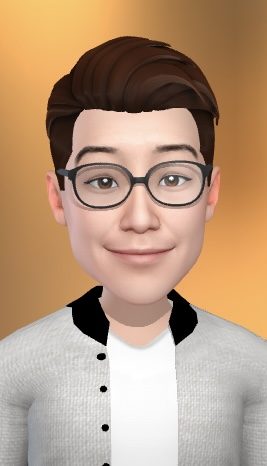
#> input picture IMG_6693.jpg, 267 x 466 px
$ jupyter execute opencv02.ipynb
#> lines starting #> are read from the running program, lines starting #| are printed output that depends on the picture; after the words box and inside, x2 and y2 are one past the last pixel; in counts of white or black regions, pixels touching at a corner belong together
#> further down, img is the input picture: shape (466, 267, 3); mean B, G, R 125.2, 152, 182.8
[cell 1]
# import cv
import cv2 as cv
import matplotlib.pyplot as plt

[cell 2]
# Detect a face

def face_detect_test():
    gray_img = cv.cvtColor(img, cv.COLOR_BGR2GRAY)
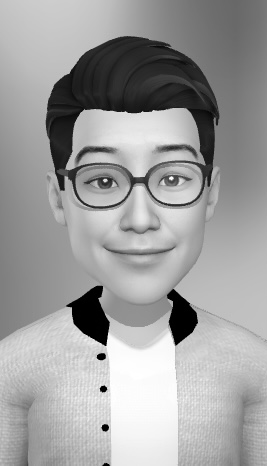
#> gray_img: shape (466, 267); min 0, max 255, mean 158.2
    face_detect=cv.CascadeClassifier('haarcascade_frontalface_alt2.xml')
    face = face_detect.detectMultiScale(gray_img)
#> face = [[42, 107, 189, 189]]
    for x,y,w,h in face:
        cv.rectangle(img,(x,y),(x+w, y+h), color=(0,0,255), thickness=2)
#> this loop made 1 pass
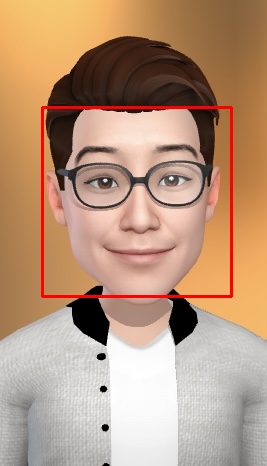
#> img: shape (466, 267, 3); 1.82% of pixels changed, all inside (x1, y1, x2, y2) = (41, 106, 233, 298)
    plt.imshow(cv.cvtColor(img, cv.COLOR_BGR2RGB))
    plt.title("Result")

# I put the 'haarcascade_frontalface_alt2.xml', 'IMG_6693.jpg', and this ipynb file under the same folder.
# Otherwise, please state the right path.

img = cv.imread('IMG_6693.jpg')
face_detect_test()
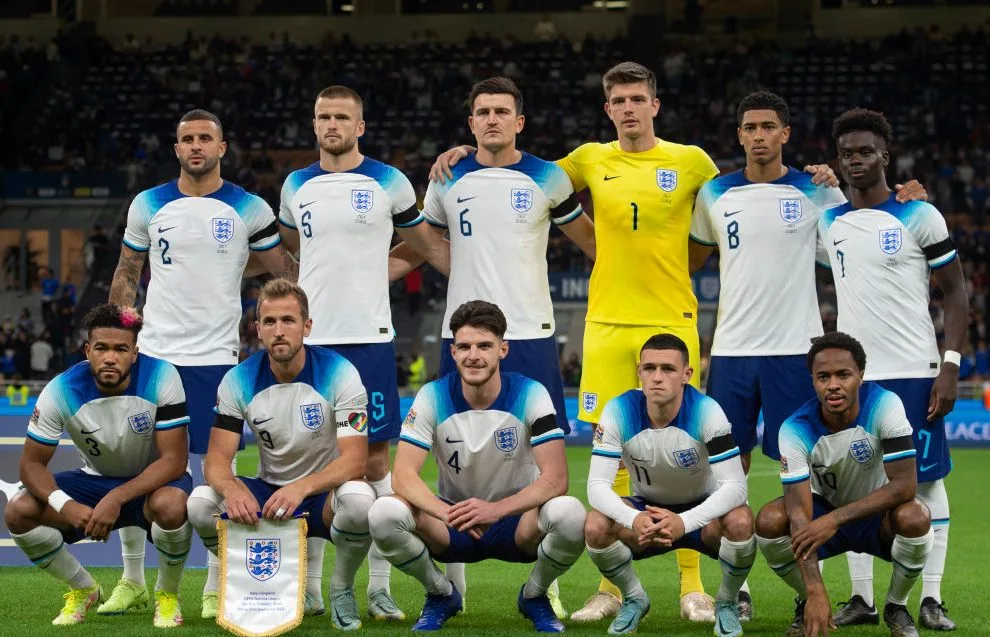
#> input picture SoccerTeam_England_Worldcup_2022.jpg, 990 x 637 px
#> further down, img is the input picture: shape (637, 990, 3); mean B, G, R 82, 97.5, 95

[cell 3]
# Detect multiple faces

def face_detect_test():
    gray_img = cv.cvtColor(img, cv.COLOR_BGR2GRAY)
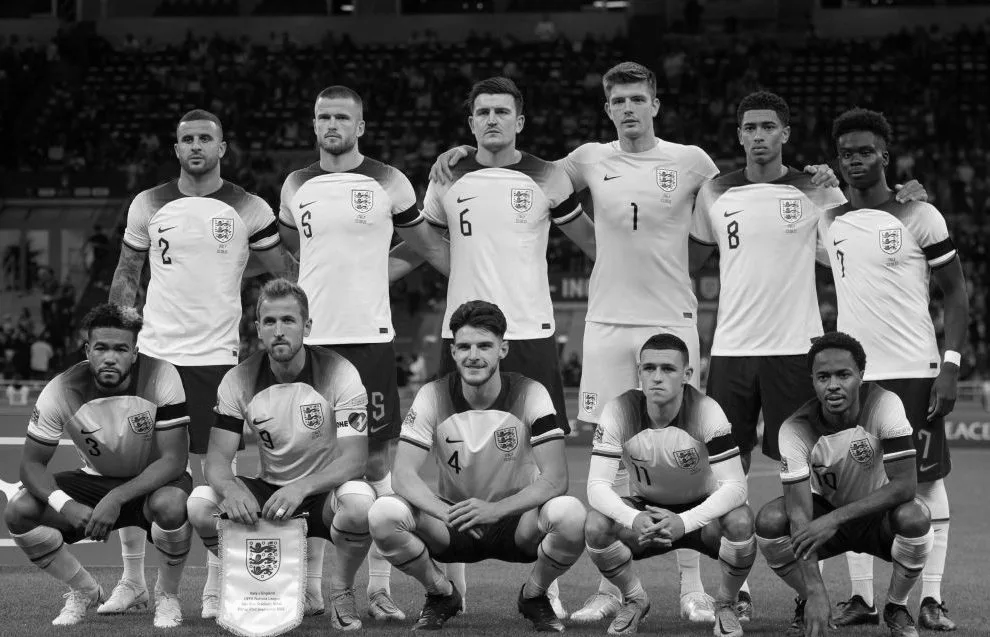
#> gray_img: shape (637, 990); min 0, max 255, mean 95
    face_detect=cv.CascadeClassifier('haarcascade_frontalface_alt2.xml')
    face = face_detect.detectMultiScale(gray_img)
#> face = [[307, 97, 53, 53], [601, 79, 55, 55], [466, 91, 54, 54], [252, 299, 56, 56], [447, 326, 54, 54], [633, 349, 52, 52], [732, 107, 54, 54], [169, 117, 55, 55], [830, 131, 55, 55], [83, 328, 54, 54], [806, 354, 57, 57]]
    for x,y,w,h in face:
        cv.rectangle(img,(x,y),(x+w, y+h), color=(0,0,255), thickness=2)
#> this loop made 11 passes
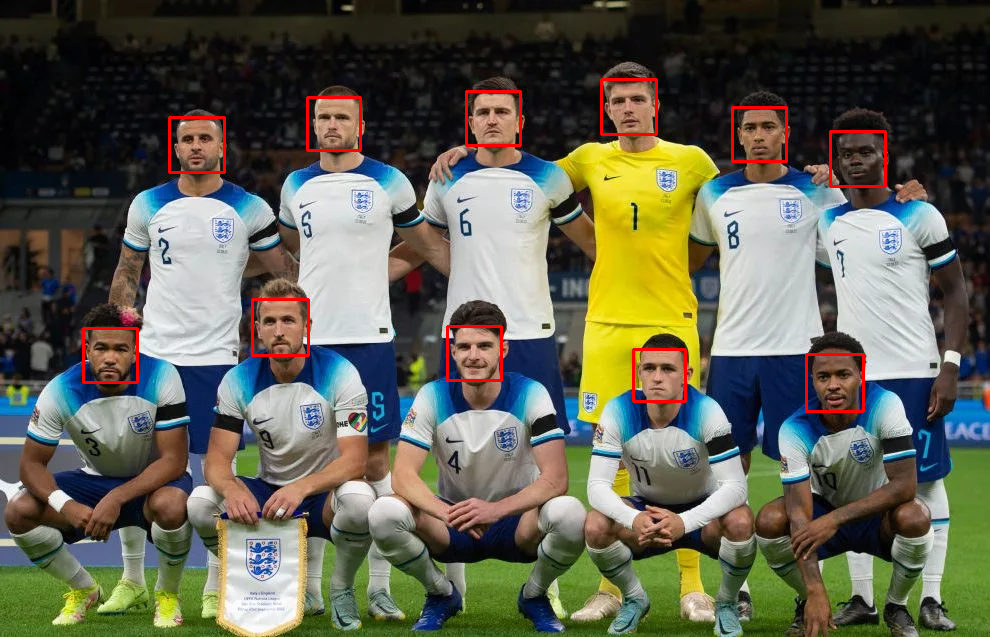
#> img: shape (637, 990, 3); 1.13% of pixels changed, all inside (x1, y1, x2, y2) = (82, 78, 887, 413)
    plt.imshow(cv.cvtColor(img, cv.COLOR_BGR2RGB))
    plt.title("Result")

# I put the 'haarcascade_frontalface_alt2.xml', 'SoccerTeam_England_Worldcup_2022.jpg', and this ipynb file under the same folder.
# Otherwise, please state the right path.

img = cv.imread('SoccerTeam_England_Worldcup_2022.jpg')
face_detect_test()
